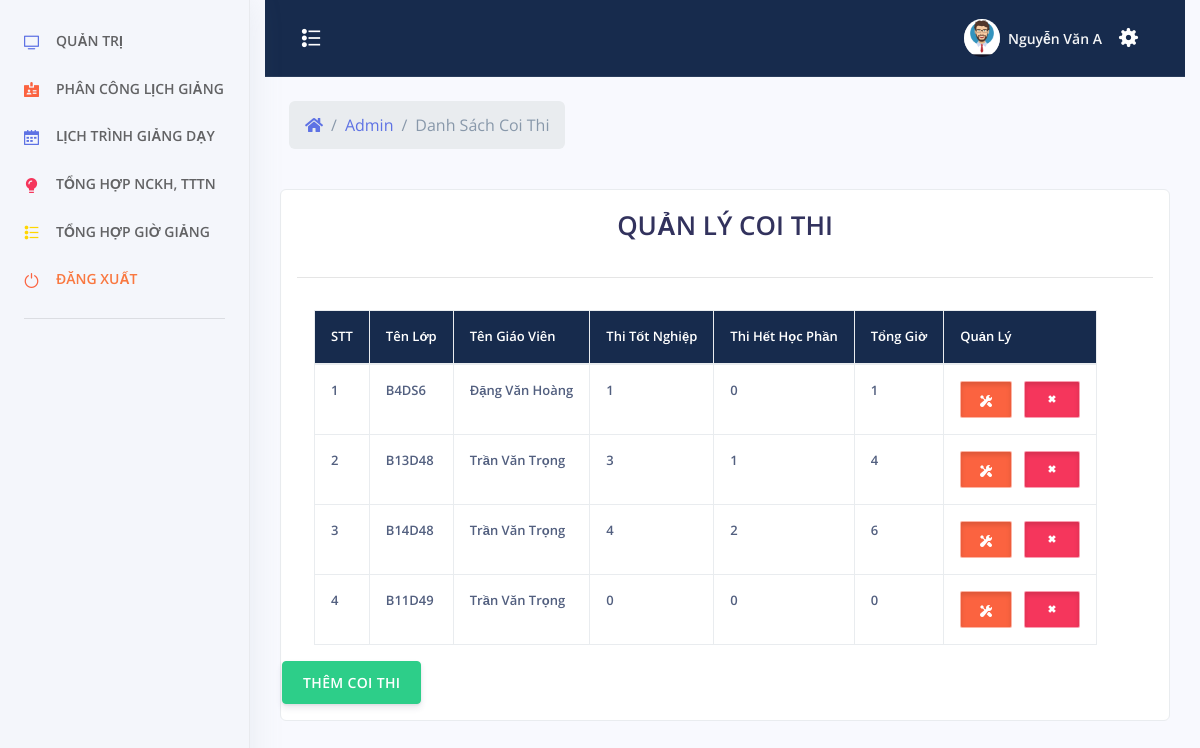
The app's page /admin/index.php?menu=coithi (signed in) with its own data.
### tables this page shows
CREATE TABLE `coi_thi` (
  `id_coi_thi` int(11) NOT NULL,
  `id_lop` int(11) NOT NULL,
  `id_giaovien` int(11) NOT NULL,
  `thoi_gian` int(11) NOT NULL,
  `thi_tot_nghiep` int(11) NOT NULL,
  `thi_het_hoc_phan` int(11) NOT NULL
);

CREATE TABLE `lop_hoc` (
  `id_lop` int(11) NOT NULL,
  `ten_lop` varchar(50) NOT NULL,
  `chuyen_nganh` varchar(50) NOT NULL,
  `thoi_gian` int(11) NOT NULL,
  `thoi_khoa_bieu` longtext NOT NULL,
  `quy_mo` varchar(50) NOT NULL,
  `si_so` int(11) NOT NULL,
  `id_gvphutrach` int(11) NOT NULL,
  `id_gvthamgia` int(11) NOT NULL,
  `thoigian_gv_phutrach` int(11) NOT NULL,
  `thoigian_gv_thamgia` int(11) NOT NULL,
  `thoigian_chitiet_gvphutrach` int(11) NOT NULL,
  `thoigian_chitiet_gvthamgia` int(11) NOT NULL,
  `he` varchar(50) NOT NULL,
  `so_gio_ly_thuyet` int(11) NOT NULL,
  `so_gio_ly_thuyet_gvphutrach` int(11) NOT NULL,
  `so_gio_ly_thuyet_gvthamgia` int(11) NOT NULL,
  `xemina` int(11) NOT NULL,
  `xemina_gvphutrach` int(11) NOT NULL,
  `xemina_gvthamgia` int(11) NOT NULL,
  `thaoluan` int(11) NOT NULL,
  `thaoluan_gvphutrach` int(11) NOT NULL,
  `thaoluan_gvthamgia` int(11) NOT NULL,
  `hinh_thuc_thi` varchar(50) NOT NULL,
  `tong_gio_gvphutrach` int(11) NOT NULL,
  `tong_gio_gvthamgia` int(11) NOT NULL,
  `ghi-chu` varchar(500) NOT NULL
);

CREATE TABLE `tai_khoan` (
  `id_tai_khoan` int(11) NOT NULL,
  `ten_tai_khoan` varchar(30) NOT NULL,
  `mat_khau` varchar(100) NOT NULL,
  `nhom_tai_khoan` tinyint(2) NOT NULL,
  `ten_sinh_vien` varchar(100) NOT NULL,
  `sdt` varchar(20) NOT NULL,
  `ngay_sinh` varchar(50) NOT NULL,
  `ngay_tao` datetime NOT NULL
);

### admin/coithi.php (the view, shortened to what this page needs)
<?php
	include_once('../config/config.php');
	include_once('../header.php');
 ?>
<?php
		if($_SESSION["taikhoan"] == NULL){ ?>
			<script>
				window.location.href="../tai-khoan/dang-nhap.php";
			</script>
		<?php }else {?>
			<div class="row align-items-center py-4">
            <div class="col-lg-6 col-7">
              <nav aria-label="breadcrumb" class="d-none d-md-inline-block ml-md-4">
                <ol class="breadcrumb breadcrumb-links breadcrumb-dark">
                  <li class="breadcrumb-item"><a href="#"><i class="fas fa-home"></i></a></li>
                  <li class="breadcrumb-item"><a href="index.php">Admin</a></li>
                  <li class="breadcrumb-item active" aria-current="page">Danh Sách Coi Thi</li>
                </ol>
              </nav>
            </div>
          </div>
    <div style="color:#FFF" class="col-xs-12 col-sm-12 col-md-12 col-lg-12 adminhihi">
		<div class="list-group-item">
		<?php
			$sql = "SELECT * FROM `coi_thi`";
			$qr = mysqli_query($conn, $sql);
		 ?>
			<div class="caption">
			<h1 style="text-align: center">QUẢN LÝ COI THI</h1>
			</div>
			<hr>
			<div class="row">
				<table class="table table-bordered table-responsive">
					<tr class="chimuc">
						<th>STT</th>
						<th>Tên Lớp</th>
						<th>Tên Giáo Viên</th>
						<th>Thi Tốt Nghiệp</th>
						<th>Thi Hết Học Phần</th>
						<th>Tổng Giờ</th>
						<th>Quản Lý</th>
					</tr>
					<tbody>
						<?php $stt =1; ?>
					<?php while($row = mysqli_fetch_assoc($qr)){ ?>
						<tr>
							<td><?php echo $stt; $stt += 1; ?></td>
							<td>
							<?php
							$idlop = $row["id_lop"];
							$sqllop = "SELECT `ten_lop` FROM `lop_hoc` WHERE `id_lop` = '$idlop'";
							$qrlop = mysqli_query($conn, $sqllop);
							$rowlop = mysqli_fetch_assoc($qrlop);
							echo $rowlop["ten_lop"];
							?>
							</td>
							<td><?php
								$idgv = $row["id_giaovien"];
								$sqlgv = "SELECT `ten_sinh_vien` FROM `tai_khoan` WHERE `id_tai_khoan` = '$idgv'";
								$qrgv = mysqli_query($conn, $sqlgv);
								$rowgv = mysqli_fetch_assoc($qrgv);
								echo $rowgv["ten_sinh_vien"];
							?>
							</td>
							<td><?php echo $row["thi_tot_nghiep"]?></td>
							<td><?php echo $row["thi_het_hoc_phan"]?></td>
							<td><?php echo ($row["thi_tot_nghiep"] + $row["thi_het_hoc_phan"] ) ?></td>
							<td align="center">
								<button type="button" id="sua" class="btn btn-warning btn-xs button-sua" title="Sửa" idlop="<?php echo $row["id_lop"]?>" idgv="<?php echo $row["id_giaovien"]?>" idsua="<?php echo $row["id_coi_thi"]?>" ><span class="glyphicon glyphicon-edit"></span>
								<span class="btn-inner--icon"><i class="ni ni-settings"></i></span>
							</button>
  								<button type="button" id="xoa" xoa="<?php echo $row["id_coi_thi"]?>" class="btn btn-danger btn-xs button-sua" title="Xóa"><span class="glyphicon glyphicon-trash"></span>
								  <span class="btn-inner--icon"><i class="ni ni-fat-remove"></i></span>
							</button>
							</td>
						</tr>
						<?php } ?>
					</tbody>
				</table>
<br>
<center>
	<button type="button" class="btn btn-success"  data-toggle="modal" data-target="#themadmin">THÊM COI THI</button>
</center>
			</div>
		</div>
    </div>
	<?php } ?>
</div>
 <?php
	include_once('../footer.php');
 ?>

### assets/css/style.css (style rules this page uses)
i.ni.ni-fat-remove { font-size: 16px; }
span.btn-inner--icon { font-size: 12px; }
button.button-sua { width: auto; height: auto; text-align: center; padding: 7px 19px; border-radius: 2px; box-shadow: inset 0 3px 5px rgba(0, 0, 0, .125); border: 1px solid #ffffff85; }
table.table.table-bordered { border: none; }
table.table.table-bordered.table-responsive { margin-left: 32px; }
tr.chimuc { background-color: #172b4d; }
tr.chimuc th { color: white; }
.table td, .table th { font-size: .8125rem; white-space: nowrap; font-weight: 600!important; }

### records on screen
coi_thi: id_lop.ten_lop "B4DS6", tai_khoan.ten_sinh_vien "Đặng Văn Hoàng", thi_tot_nghiep "1", thi_het_hoc_phan "0", $row["thi_tot_nghiep"] + $row["thi_het_hoc_phan"] "1"
coi_thi: id_lop.ten_lop "B13D48", tai_khoan.ten_sinh_vien "Trần Văn Trọng", thi_tot_nghiep "3", thi_het_hoc_phan "1", $row["thi_tot_nghiep"] + $row["thi_het_hoc_phan"] "4"
coi_thi: id_lop.ten_lop "B14D48", tai_khoan.ten_sinh_vien "Trần Văn Trọng", thi_tot_nghiep "4", thi_het_hoc_phan "2", $row["thi_tot_nghiep"] + $row["thi_het_hoc_phan"] "6"
coi_thi: id_lop.ten_lop "B11D49", tai_khoan.ten_sinh_vien "Trần Văn Trọng", thi_tot_nghiep "0", thi_het_hoc_phan "0", $row["thi_tot_nghiep"] + $row["thi_het_hoc_phan"] "0"

### other values on screen
$_SESSION["tensv"] "Nguyễn Văn A"
